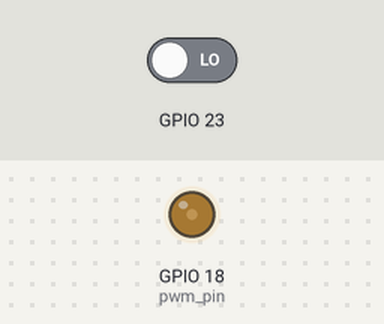
The program below on a simulated Raspberry Pi (BCM pin numbers). Shown: output pins drawn as LEDs (lit = HIGH). Inputs (shaded band) come from the test bench; at power-on: GPIO 23 LOW.

Above: at 1.2 s.
1.3 s: GPIO 23 driven HIGH
At 2.3 s:
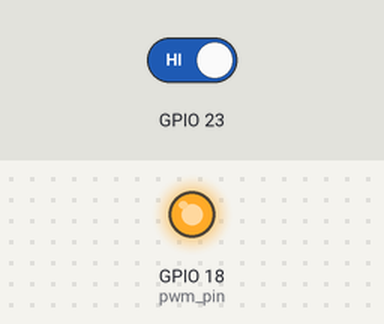
2.8 s: GPIO 23 driven LOW
At 3.4 s:
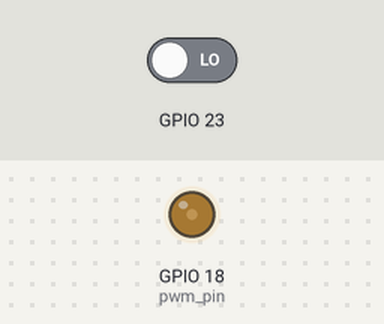
Timing chart, 0 to 5.8 s (numbered marks = the images above; inputs shaded):
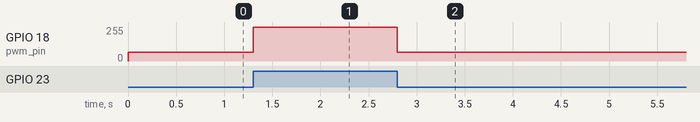

Measured:
- after the input at 1.3 s, GPIO 18 (pwm_pin): 64/255 → 255/255 at once
- after the input at 2.8 s, GPIO 18 (pwm_pin): 255/255 → 64/255 at once

The program:

ledPWM.py
```python
#! /usr/bin/python
import RPi.GPIO as GPIO
from time import sleep

# Select GPIO.BOARD to use the numbers of the pins on the board
# Select GPIO.BCM to use the GPIO numbers (i.e. GPIO18)
# Sadly, the only pin capable of PWM is GPIO 18 (physical pin 12)
GPIO.setmode(GPIO.BCM)
GPIO.setup(18, GPIO.OUT)
# Set the pin and frequency of PWM
pwm_pin = GPIO.PWM(18, 1000)
# Set the initial duty cycle to 0
pwm_pin.start(0)
GPIO.setup(23, GPIO.IN)
while True:
	if GPIO.input(23):
		pwm_pin.ChangeDutyCycle(100)
	else:
		pwm_pin.ChangeDutyCycle(25)
	#sleep(0.05)
```
